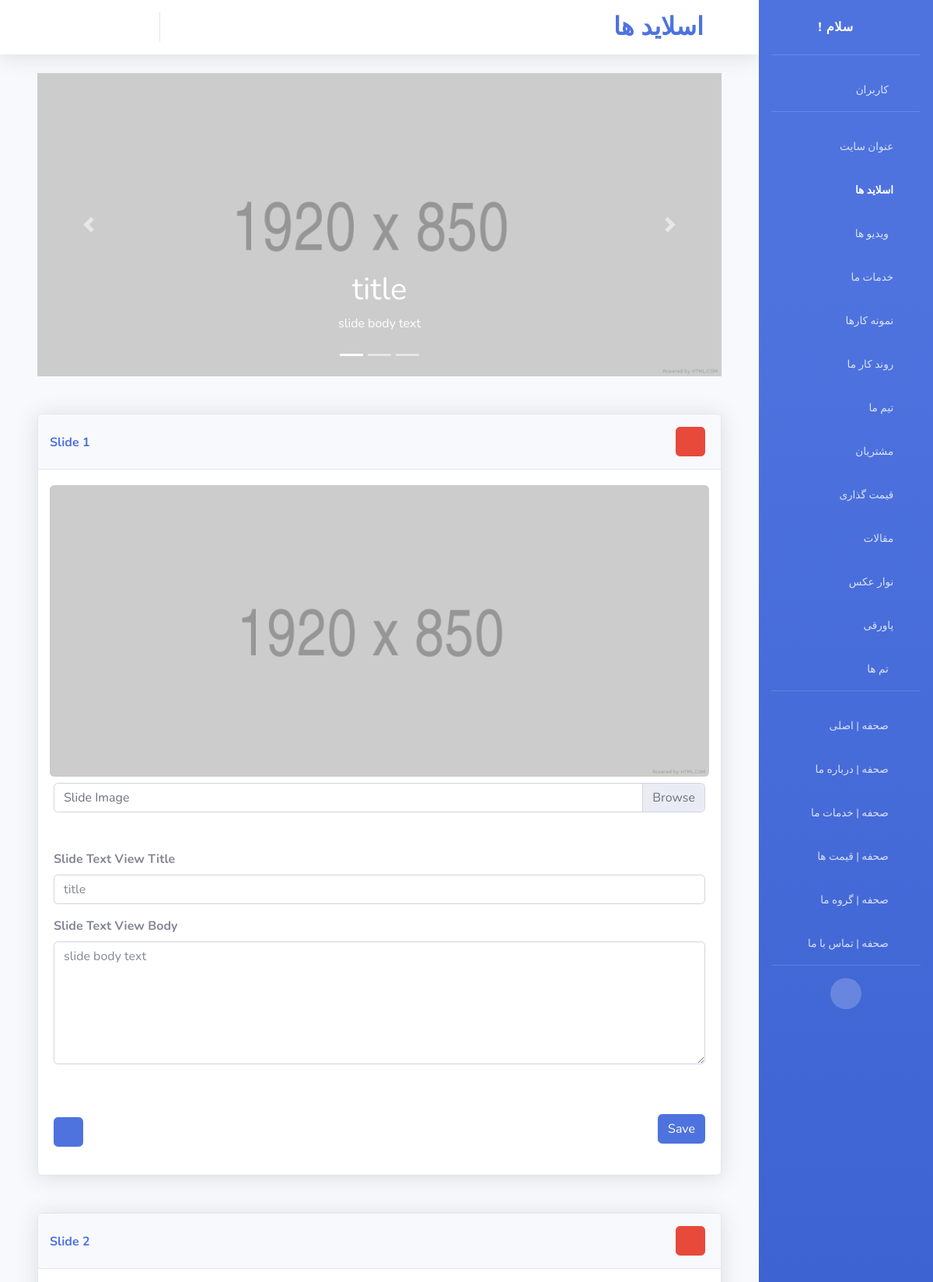
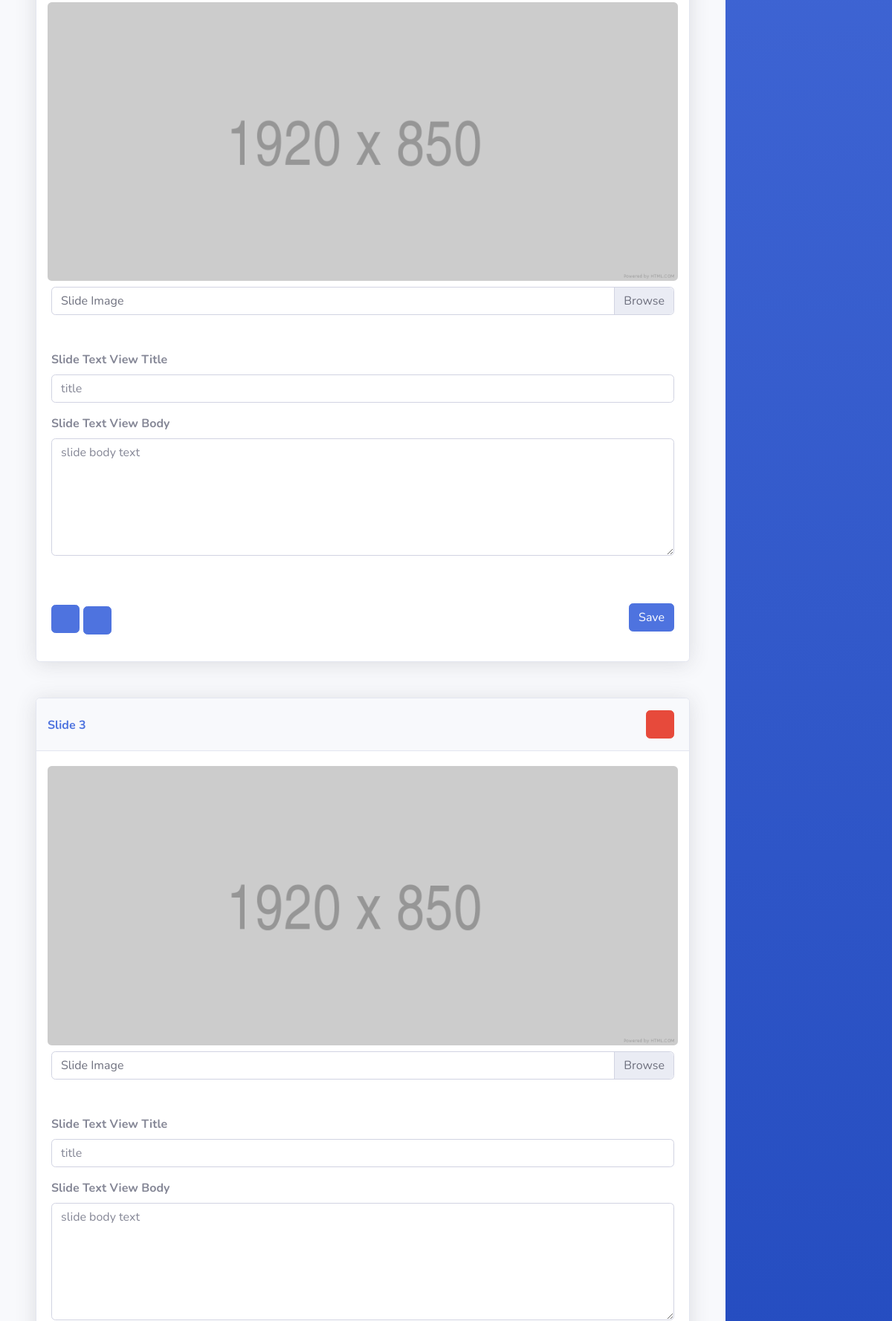
/control_panel/site/slideshow/ (signed in, upper part), run on the app's committed database (2 pictures, top to bottom).
### control_panel/models.py (models this page shows)
class slideshow(models.Model):
	slide_img=models.ImageField(upload_to='slides_img/',
								default='slides_img/default/default.png',
								blank=True)
	slide_title=models.TextField()
	slide_body_text=models.TextField()
	objects=slideshowManager()

### control_panel/views.py (the view, shortened to what this page needs)
# urls.py: path('site/slideshow/',views.slideshow_,
def slideshow_(request):
	if not request.user.is_staff:
		return redirect('/')
	messages=list()
	slideshow_array=list()
	for slide in slideshow.objects.all():
		slide.slide_body_text={
			'str_list':slide.slide_body_text.split('\n'),
			'str':slide.slide_body_text
			}
		if '{' in slide.slide_title and '}' in slide.slide_title:
			slide_title_parts=slide.slide_title.split('}')
			title_parts=list()
			for slide_title_part in slide_title_parts:
				if '{' in slide_title_part:
					title_part={
						'title':slide_title_part.split('{')[0],
						'span':slide_title_part.split('{')[1]
						}
					title_parts.append(title_part)
				else:
					title_part={
						'title':slide_title_part,
						'span':''
						}
					title_parts.append(title_part)
			slideshow_arr={
				'object':slide,
				'title_parts':title_parts
				}
			slideshow_array.append(slideshow_arr)
		else:
			title_parts=list()
			title_part={
				'title':slide.slide_title,
				'span':''
				}
			title_parts.append(title_part)
			slideshow_arr={
				'object':slide,
				'title_parts':title_parts
				}
			slideshow_array.append(slideshow_arr)
	return render(request,'control_panel/slideshow.html',
				  {
					  'messages':messages,
					  'slideshow':slideshow_array,
					  'page_name':'slideshow'
					  })

### templates/control_panel/slideshow.html (shortened to what this page needs)
{% load static %}
<!DOCTYPE html>
<html lang="en">
<head>
	<link href="{% static 'cpanel/vendor/fontawesome-free/css/all.min.css' %}" rel="stylesheet" type="text/css">
	<link href="{% static 'cpanel/css/sb-admin-2.min.css' %}" rel="stylesheet">
</head>
<body id="page-top">
<div id="wrapper">
	<div id="content-wrapper" class="d-flex flex-column">
		<div id="content">
			<nav class="navbar navbar-expand navbar-light bg-white topbar mb-4 static-top shadow">
				<ul class="navbar-nav ml-auto">
					<li class="nav-item d-none d-sm-block dropdown no-arrow mx-1">
						<a class="nav-link dropdown-toggle" data-toggle="modal" data-target="#logoutModal" href="">
							<i class="fas fa-sign-out-alt fa-sm fa-fw mr-2 text-gray-400"></i>
						</a>
					</li>
					<li class="nav-item d-none d-sm-block dropdown no-arrow mx-1">
						<a class="nav-link dropdown-toggle" href="#">
							<i class="fas fa-envelope fa-sm fa-fw mr-2 text-gray-400"></i>
						</a>
					</li>
					<li class="nav-item d-none d-sm-block dropdown no-arrow mx-1">
						<a class="nav-link dropdown-toggle" href="/control_panel/auth/users/{{ user.id }}/change/">
							<i class="fas fa-user-tie fa-sm fa-fw mr-2 text-gray-400"></i>
						</a>
					</li>
					<li class="nav-item dropdown no-arrow mx-1">
						<a class="nav-link dropdown-toggle" href="/">
							<i class="fas fa-eye fa-sm fa-fw mr-2 text-gray-400"></i>
						</a>
					</li>
				</ul>
				<h2 class="m-0 mr-2 d-none d-sm-block font-weight-bold text-primary">اسلاید ها</h2>
				<h1 class="fas d-none d-sm-block fa-object-ungroup mr-3 font-weight-bold text-primary"></h1>
			</nav>
			<div class="container-fluid">
				<div class="container-fluid mb-5">
					<div id="carouselExampleIndicators" class="carousel slide" data-ride="carousel">
						<ol class="carousel-indicators">
							{% for slide in slideshow %}
								<li data-target="#carouselExampleIndicators" data-slide-to="{{ forloop.counter0 }}"
									{% if forloop.counter0 == 0 %}class="active"{% endif %}></li>
							{% endfor %}
						</ol>
						<div class="carousel-inner">
							{% for slide in slideshow %}
								<div class="carousel-item {% if forloop.counter0 == 0 %}active{% endif %}">
									<img class="d-block w-100" src="{{ slide.object.slide_img.url }}"
										 alt="First slide">
									<div class="carousel-caption d-none d-md-block">
										<h1 class="hero-heading">
											{% for title_part in slide.title_parts %}{{ title_part.title }}
											{% endfor %}
										</h1>
										<p class="hero-content">
											{% for text in slide.object.slide_body_text.str_list %}
												{{ text }}
												<br>
											{% endfor %}
										</p>
									</div>
								</div>
							{% endfor %}
						</div>
						<a class="carousel-control-prev" href="#carouselExampleIndicators" role="button"
						   data-slide="prev">
							<span class="carousel-control-prev-icon" aria-hidden="true"></span>
						</a>
						<a class="carousel-control-next" href="#carouselExampleIndicators" role="button"
						   data-slide="next">
							<span class="carousel-control-next-icon" aria-hidden="true"></span>
						</a>
					</div>
				</div>
				{% for slide in slideshow %}
					<div class="container-fluid">
						<div class="card shadow my-5">
							<div class="card-header py-3">
								<div class="form-row">
									<span class="text-primary mt-2 font-weight-bold">Slide {{ forloop.counter }}</span>
									<div class="col">
										<div class="form-group">
											<form method="POST" enctype="multipart/form-data">
												<button style="float: right;" class="btn btn-danger" type="submit"
														value="{{ slide.object.id }}" name="remove-slide"><a
														class="fa fa-minus"></a></button>
											</form>
										</div>
									</div>
								</div>
							</div>
							<div class="card-body">
								<form method="POST" enctype="multipart/form-data">
									<div class="form-row mb-2">
										<div class="text-center">
											<img class="rounded d-block w-100"
												 src="{{ slide.object.slide_img.url }}"
												 alt="First slide">
										</div>
									</div>
									<div class="input-group mb-5">
										<div class="custom-file">
											<label class="custom-file-label"
												   for="inputGroupFile01">Slide Image</label>
										</div>
									</div>
									<div class="form-row">
										<div class="col">
											<div class="form-group"><label><strong>Slide Text View
																				   Title</strong></label><input
													class="form-control" type="text"
													placeholder="{{ slide.object.slide_title }}" name="slide-title">
											</div>
											<div class="form-group"><label><strong>Slide Text View
																				   Body</strong></label><textarea
													class="form-control" rows="6"
													placeholder="{{ slide.object.slide_body_text.str }}"
													name="slide-body-text"></textarea>
											</div>
										</div>
									</div>
									<div class="form-row mt-5">
										<div class="col">
											<div class="form-group">
												{% if forloop.counter != 1 %}
													<button class="btn btn-primary" type="submit"
															value="{{ slide.object.id }}"
															name="m-u"><a class="fa fa-arrow-up"></a>
													</button>
												{% endif %}
												{% if forloop.counter != slideshow|length %}
													<button class="btn btn-primary mt-1" type="submit"
															value="{{ slide.object.id }}"
															name="m-d"><a class="fa fa-arrow-down"></a>
													</button>
												{% endif %}
											</div>
										</div>
										<div class="col">
											<div class="form-group">
												<button style="float: right;" class="btn btn-primary"
														value="{{ slide.object.id }}" type="submit"
														name="save">Save
												</button>
											</div>
										</div>
									</div>
								</form>
							</div>
						</div>
					</div>
				{% endfor %}
			</div>
		</div>
	</div>
	<ul class="navbar-nav bg-gradient-primary sidebar sidebar-dark accordion" id="accordionSidebar">
		<a class="sidebar-brand d-flex align-items-center justify-content-center" href="/control_panel/">
			<div class="sidebar-brand-text mx-3">! سلام<sup></sup></div>
			<div class="sidebar-brand-icon rotate-n-15">
				<i class="fas fa-laugh-wink"></i>
			</div>
		</a>
		<hr class="sidebar-divider">
		<li class="nav-item">
			<a class="nav-link" href="/control_panel/auth/users/">
				<span class="collapse collapsing">کاربران</span>
				<i class="fas fa-fw fa-user-cog"></i>
			</a>
		</li>
		<hr class="sidebar-divider">
		<li class="nav-item">
			<a class="nav-link" href="/control_panel/site/site-title/">
				<span class="collapse collapsing">عنوان سایت</span>
				<i class="fa fa-window-maximize"></i>
			</a>
		</li>
		<li class="nav-item active">
			<a class="nav-link" href="">
				<span class="collapse collapsing">اسلاید ها</span>
				<i class="fa fa-object-ungroup"></i>
			</a>
		</li>
		<li class="nav-item">
			<a class="nav-link" href="/control_panel/site/video/">
				<span class="collapse collapsing">ویدیو ها</span>
				<i class="fas fa-fw fa-film"></i>
			</a>
		</li>
		<li class="nav-item">
			<a class="nav-link" href="/control_panel/site/our-services/">
				<span class="collapse collapsing">خدمات ما</span>
				<i class="fa fa-wrench"></i>
			</a>
		</li>
		<li class="nav-item">
			<a class="nav-link" href="/control_panel/site/work-samples/">
				<span class="collapse collapsing">نمونه کارها</span>
				<i class="fa fa-laptop-code"></i>
			</a>
		</li>
		<li class="nav-item">
			<a class="nav-link" href="/control_panel/site/work-process/">
				<span class="collapse collapsing">روند کار ما</span>
				<i class="fa fa-check-double"></i>
			</a>
		</li>
		<li class="nav-item">
			<a class="nav-link" href="/control_panel/site/our-team/">
				<span class="collapse collapsing">تیم ما</span>
				<i class="fa fa-users"></i>
			</a>
		</li>
		<li class="nav-item">
			<a class="nav-link" href="/control_panel/site/our-customers/">
				<span class="collapse collapsing">مشتریان</span>
				<i class="fa fa-user-tag"></i>
			</a>
		</li>
		<li class="nav-item">
			<a class="nav-link" href="/control_panel/site/our-pricing/">
				<span class="collapse collapsing">قیمت گذاری</span>
				<i class="fa fa-dollar-sign"></i>
			</a>
		</li>
		<li class="nav-item">
			<a class="nav-link" href="/control_panel/site/our-news/">
				<span class="collapse collapsing">مقالات</span>
				<i class="fa fa-newspaper"></i>
			</a>
		</li>
		<li class="nav-item">
			<a class="nav-link" href="/control_panel/site/img-array/">
				<span class="collapse collapsing">نوار عکس</span>
				<i class="fas fa-image"></i>
			</a>
		</li>
		<li class="nav-item">
			<a class="nav-link" href="/control_panel/site/footer/">
				<span class="collapse collapsing">پاورقی</span>
				<i class="fas fa-digital-tachograph"></i>
			</a>
		</li>
		<li class="nav-item">
			<a class="nav-link" href="/control_panel/site/themes/">
				<span class="collapse collapsing">تم ها</span>
				<i class="fas fa-fw fa-brush"></i>
			</a>
		</li>
		<hr class="sidebar-divider">
		<li class="nav-item">
			<a class="nav-link" href="/control_panel/page_edit/index/">
				<span class="collapse collapsing">صحفه | اصلی</span>
				<i class="fas fa-fw fa-square"></i>
			</a>
		</li>
		<li class="nav-item">
			<a class="nav-link" href="/control_panel/page_edit/about_us/">
				<span class="collapse collapsing">صحفه | درباره ما</span>
				<i class="fas fa-fw fa-square"></i>
			</a>
		</li>
		<li class="nav-item">
			<a class="nav-link" href="/control_panel/page_edit/our_services/">
				<span class="collapse collapsing">صحفه | خدمات ما</span>
				<i class="fas fa-fw fa-square"></i>
			</a>
		</li>
		<li class="nav-item">
			<a class="nav-link" href="/control_panel/page_edit/our_pricing/">
				<span class="collapse collapsing">صحفه | قیمت ها</span>
				<i class="fas fa-fw fa-square"></i>
			</a>
		</li>
		<li class="nav-item">
			<a class="nav-link" href="/control_panel/page_edit/our_team/">
				<span class="collapse collapsing">صحفه | گروه ما</span>
				<i class="fas fa-fw fa-square"></i>
			</a>
		</li>
		<li class="nav-item">
			<a class="nav-link" href="/control_panel/page_edit/contact_us/">
				<span class="collapse collapsing">صحفه | تماس با ما</span>
				<i class="fas fa-fw fa-square"></i>
			</a>
		</li>
		<hr class="sidebar-divider d-none d-md-block">
		<div class="text-center d-none d-md-inline">
			<button class="rounded-circle border-0" id="sidebarToggle"></button>
		</div>
	</ul>
</div>
</body>
</html>

### data on the page
slideshow: object.slide_img (placeholder picture), title "title", str_list "slide body text", slide-title "title", slide-body-text "slide body text"
slideshow: object.slide_img (placeholder picture), slide-title "title", slide-body-text "slide body text"
slideshow: object.slide_img (placeholder picture), slide-title "title", slide-body-text "slide body text"
